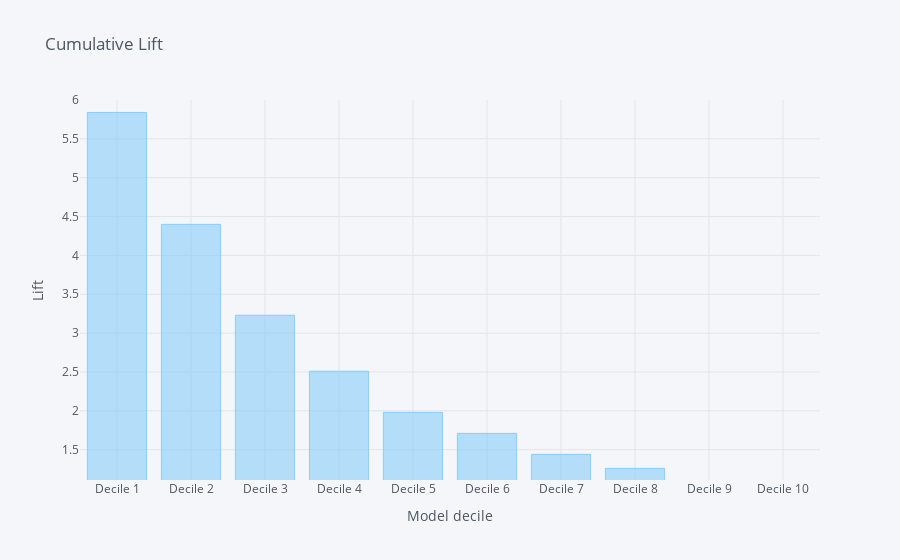

Notebook code for this chart:
### Code cell
MLift[['cmltv_lift']].iplot(kind='bar',color='LightSkyBlue',yTitle='Lift',xTitle='Model decile', title='Cumulative Lift', yrange=[1.11, 6])

### Figure 1 — Plotly figure (JSON) as saved in the notebook; plotly's stock layout.template omitted (floating-point values rounded to 4 significant figures)
{"data": [{"marker": {"color": "rgba(135, 206, 250, 0.6)", "line": {"color": "rgba(135, 206, 250, 1.0)", "width": 1}}, "name": "cmltv_lift", "orientation": "v", "text": "", "type": "bar", "x": ["Decile 1", "Decile 2", "Decile 3", "Decile 4", "Decile 5", "Decile 6", "Decile 7", "Decile 8", "Decile 9", "Decile 10"], "y": [5.84, 4.4, 3.23, 2.51, 1.98, 1.71, 1.44, 1.26, 1.08, 0.99]}], "layout": {"legend": {"bgcolor": "#F5F6F9", "font": {"color": "#4D5663"}}, "paper_bgcolor": "#F5F6F9", "plot_bgcolor": "#F5F6F9", "title": {"font": {"color": "#4D5663"}, "text": "Cumulative Lift"}, "xaxis": {"gridcolor": "#E1E5ED", "showgrid": true, "tickfont": {"color": "#4D5663"}, "title": {"font": {"color": "#4D5663"}, "text": "Model decile"}, "zerolinecolor": "#E1E5ED"}, "yaxis": {"gridcolor": "#E1E5ED", "range": [1.11, 6], "showgrid": true, "tickfont": {"color": "#4D5663"}, "title": {"font": {"color": "#4D5663"}, "text": "Lift"}, "zerolinecolor": "#E1E5ED"}}}
